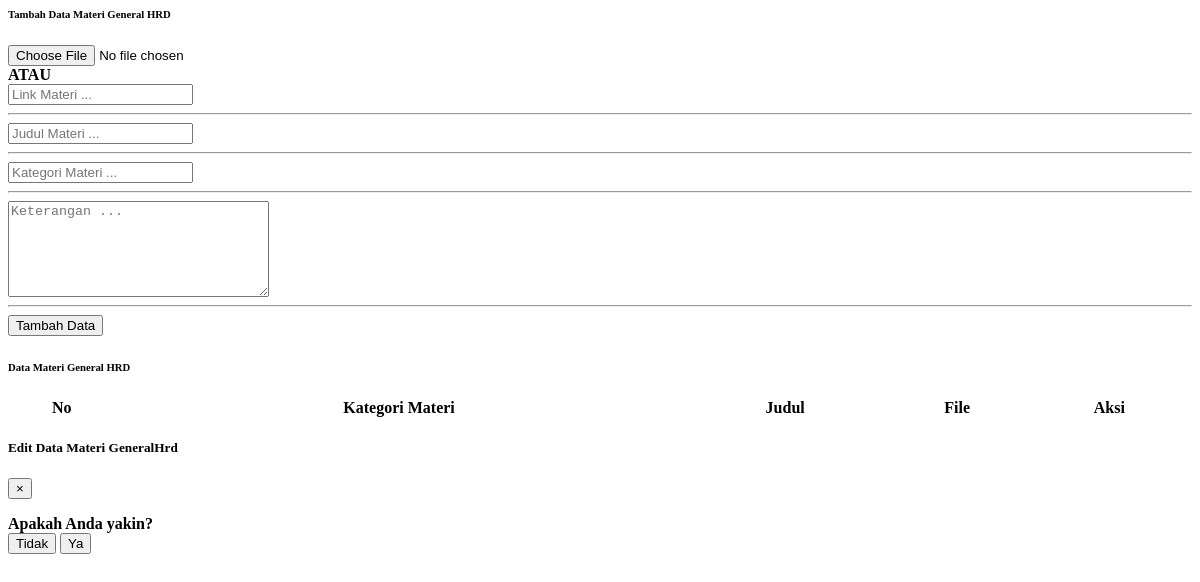
Before: /module/admin/materiTraining/dataMateriGeneralHrd.php with the older database file.
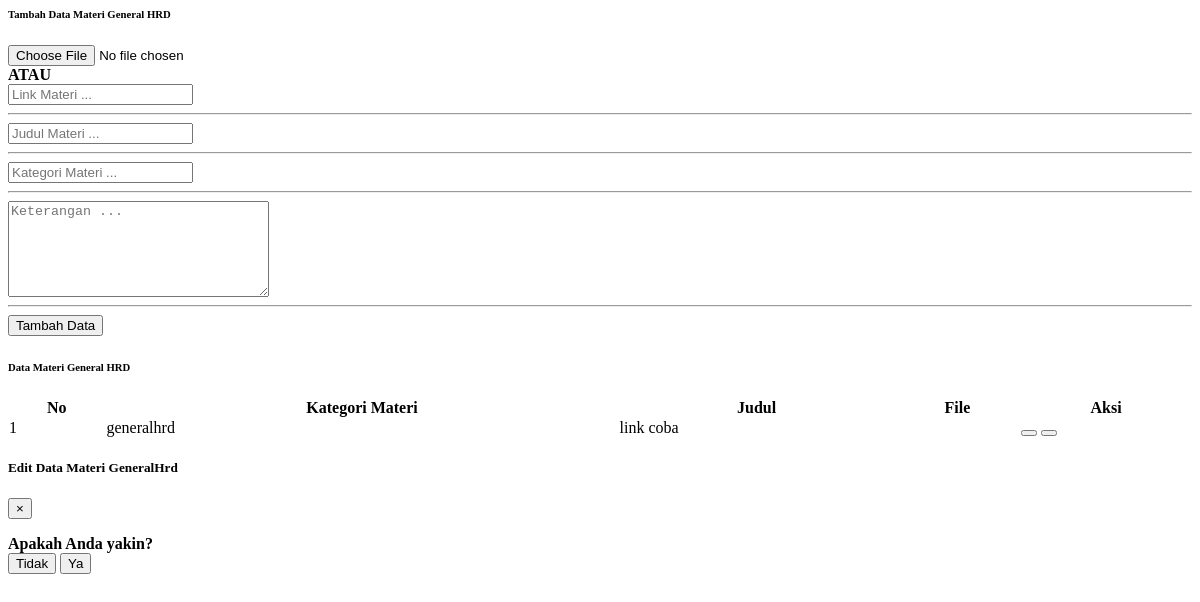
After: the same page with the newer database file.
### tables this page shows
CREATE TABLE `tabel_materi_generalhrd` (
  `id_materi_generalhrd` int(11) NOT NULL,
  `kategori_materi` varchar(100) NOT NULL,
  `judul_materi` varchar(100) NOT NULL,
  `keterangan_materi` text NOT NULL,
  `file_materi` text NOT NULL,
  `tipe` enum('link','file') NOT NULL,
  `tanggal_upload` date NOT NULL
);

### module/admin/materiTraining/dataMateriGeneralHrd.php (the view, shortened to what this page needs)
<?php
  include "../process/proses_adminDataMateriGeneralHrd.php";
?>
<body>
<div class="container-fluid" id="dataMateri">
    <div class="card shadow mb-4">
        <div class="card-header py-3">
            <h6 class="m-0 font-weight-bold text-primary">Tambah Data Materi General HRD</h6>
        </div>
        <div class="card-body">
            <form class="user" action="../process/proses_adminDataMateriGeneralHrd.php?module=dataMateriGeneralHrd&act=tambah" id="formDataMateriAdmin" method="POST" enctype="multipart/form-data">
                <div class="form-group">
                    <div class="row">
                    <div class="col-sm-5">
                        <input type="file" class="form-control border-0" id="inputGroupFile02" name="fileMateri">
                    </div>
                    <div class="col-sm-1 mt-3 mt-sm-0">
                    <label class="d-flex flex-column justify-content-center" for="kategori_materi" style="font-weight: bold">ATAU</label>
                    </div>
                    <div class="col-sm-6">
                        <input type="text" class="form-control border-0" id="linkMateri" name="linkMateri" placeholder="Link Materi ..." style="width=100%">
                    </div>
                </div>
                </div>
                <hr>
                <div class="form-group">
                    <input type="text" class="form-control border-0" id="judulMateri" name="judulMateri" placeholder="Judul Materi ..." style="width=100%" required>
                </div>
                <hr>
                <div class="form-group">
                    <input type="text" class="form-control border-0" id="kategoriMateri" name="kategoriMateri" placeholder="Kategori Materi ..." style="width=100%" required>
                </div>
                <hr>
                <div class="form-group">
                    <textarea id="keteranganMateri" name="keteranganMateri" cols="30" rows="6" placeholder="Keterangan ..." class="form-control border-0"></textarea>
                </div>
                <hr>
                <div class="form-group">
                    <div class="row d-flex justify-content-end">
                    <label for="file-input">
                        <button type="submit" class="btn btn-success btn-icon-split" name="tambahDataMateri" onclick="ValidasiTambahDataMateri();">
                                <span class="text">Tambah Data</span>
                            </button>
                    </div>
                </div>
            </form>
        </div>
    </div>
    <div class="card shadow mb-4">
        <div class="card-header py-3">
            <h6 class="m-0 font-weight-bold text-primary">Data Materi General HRD</h6>
        </div>
        <div class="card-body">
            <div class="table-responsive">
                <table class="table table-bordered" id="dataTable" width="100%" cellspacing="0">
                    <thead>
                        <tr class="text-center">
                            <th>No</th>
                            <th>Kategori Materi</th>
                            <th>Judul</th>
                            <th>File</th>
                            <th>Aksi</th>
                        </tr>
                    </thead>
                    <tbody>
                    <?php
                        $queryTampilData = "SELECT * FROM tabel_materi_generalhrd;
                            ";
                        $resultTampilData = mysqli_query($con, $queryTampilData);
                        $index = 1;
                        if(mysqli_num_rows($resultTampilData) > 0){
                            while($rowTampilData = mysqli_fetch_assoc($resultTampilData)){
                    ?>
                        <tr class="text-center" id-materi="<?php echo $rowTampilData["id_materi_generalhrd"] ?>">
                            <td ><?php echo $index; ?></td>
                            <td class="kategoriMateri"><?php echo $rowTampilData["kategori_materi"]; ?></td>
                            <td class="judulMateri"><?php echo $rowTampilData["judul_materi"]; ?></td>
                            <td class="fileMateri"><?php echo $rowTampilData["file_materi"]; ?></td>
                            <td>
                                <button type="button" class="btn btn-primary edit-dataMateriGeneralHrd-admin" data-toggle="modal" data-target="#editDataMateriGeneralHrdModal" id_materiGeneralHrdEdit="<?php echo $rowTampilData["id_materi_generalhrd"];?>">
                                </button>
                                <button type="button" class="btn btn-danger hapus-dataMateriGeneralHrd-admin" data-toggle="modal" data-target="#hapusDataMateriGeneralHrdModal" id_materiGeneralHrdEdit="<?php echo $rowTampilData["id_materi_generalhrd"];?>">
                                </button>
                            </td>
                        </tr>
                    <?php
                        $index++;
                        }
                    ?>
                    <?php
                    }   else{
                    ?>
                        <!-- <div>
                            <p>Data Operator tidak tersedia</p>
                        </div> -->
                    <?php
                    }
                    ?>
                    </tbody>
                </table>
            </div>
        </div>
    </div>
</div>
<div class="modal fade" id="editDataMateriGeneralHrdModal" tabindex="-1" role="dialog" aria-labelledby="exampleModalLabel" aria-hidden="true">
    <div class="modal-dialog modal-xl" role="document">
      <div class="modal-content">
        <div class="modal-header d-flex justify-content-center bg-materiGeneralHrd border-0">
          <h5 class="modal-title text-white w-100 text-center">Edit Data Materi GeneralHrd</h5>
          <button type="button" class="close" data-dismiss="modal" aria-label="Close">
            <span aria-hidden="true">&times;</span>
          </button>
        </div>
      </div>
    </div>
  </div>
    <div class="modal fade" id="hapusDataMateriGeneralHrdModal" tabindex="-1" role="dialog" aria-labelledby="exampleModalLabel"
      aria-hidden="true">
      <div class="modal-dialog modal-dialog-centered" role="document">
        <div class="modal-content">
          <form action="../process/proses_adminDataMateriGeneralHrd.php?module=dataMateriGeneralHrd&act=hapus" method="post">
            <div class="modal-body pt-5 text-center">
              <strong>Apakah Anda yakin?</strong>
            </div>
            <div class="pb-4 pt-4 d-flex justify-content-around">
              <button type="button" class="btn btn-danger mr-4 btn-batal" data-dismiss="modal">Tidak</button>
              <button type="submit" name="hapusDataMateriGeneralHrd" class="btn btn-success btn-ok">Ya</button>
            </div>
          </form>
        </div>
      </div>
    </div>
</body>

Changed rows visible on the page:
added tabel_materi_generalhrd: kategori_materi "generalhrd", judul_materi "link coba"
